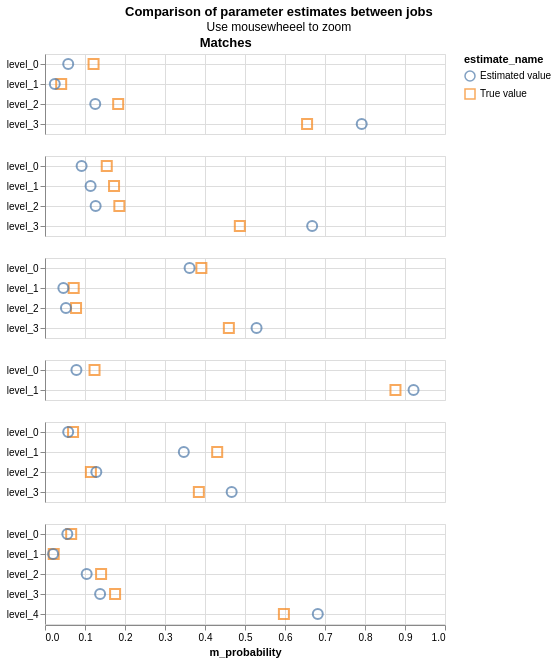

The specification (Vega-Lite) saved for this image:
### Vega-Lite specification from a JSON file in a GitHub repository (floating-point values rounded to 4 significant figures)
{"config": {"view": {"continuousWidth": 400, "continuousHeight": 300}, "title": {"anchor": "middle"}}, "hconcat": [{"mark": {"type": "point", "filled": false, "opacity": 0.7, "size": 100}, "encoding": {"color": {"type": "nominal", "field": "estimate_name"}, "row": {"type": "nominal", "field": "column_name", "header": {"labels": false}, "sort": {"field": "gamma_index"}, "title": null}, "shape": {"type": "nominal", "field": "estimate_name", "scale": {"range": ["circle", "square", "triangle", "diamond", "cross"]}}, "tooltip": [{"type": "nominal", "field": "column_name"}, {"type": "nominal", "field": "estimate_name"}, {"type": "quantitative", "field": "m_probability"}, {"type": "quantitative", "field": "u_probability"}], "x": {"type": "quantitative", "field": "m_probability", "scale": {"domain": [0, 1]}}, "y": {"type": "nominal", "axis": {"grid": true, "title": null}, "field": "level_name"}}, "resolve": {"scale": {"y": "independent"}}, "selection": {"selector076": {"type": "interval", "bind": "scales", "encodings": ["x", "y"]}}, "title": "Matches", "transform": [{"filter": "(datum.gamma_index !== 1000001)"}]}], "data": {"name": "data-ee2416515a4832f1bd30193c5ad65c6c"}, "title": {"text": "Comparison of parameter estimates between jobs", "subtitle": "Use mousewheeel to zoom"}, "$schema": "https://vega.github.io/schema/vega-lite/v4.8.1.json", "datasets": {"data-ee2416515a4832f1bd30193c5ad65c6c": [{"m_probability": 0.1214, "u_probability": 0.982, "bayes_factor": 0.1236, "log2_bayes_factor": -3.016, "gamma_column_name": "gamma_surname_std", "level_name": "level_0", "gamma_index": 0, "column_name": "surname_std", "max_gamma_index": 3, "num_levels": 4, "level_proportion": null, "estimate_name": "True value"}, {"m_probability": 0.04047, "u_probability": 0.01664, "bayes_factor": 2.432, "log2_bayes_factor": 1.282, "gamma_column_name": "gamma_surname_std", "level_name": "level_1", "gamma_index": 1, "column_name": "surname_std", "max_gamma_index": 3, "num_levels": 4, "level_proportion": null, "estimate_name": "True value"}, {"m_probability": 0.1829, "u_probability": 0.0008705, "bayes_factor": 210.2, "log2_bayes_factor": 7.715, "gamma_column_name": "gamma_surname_std", "level_name": "level_2", "gamma_index": 2, "column_name": "surname_std", "max_gamma_index": 3, "num_levels": 4, "level_proportion": null, "estimate_name": "True value"}, {"m_probability": 0.6552, "u_probability": 0.0004708, "bayes_factor": 1392.0, "log2_bayes_factor": 10.44, "gamma_column_name": "gamma_surname_std", "level_name": "level_3", "gamma_index": 3, "column_name": "surname_std", "max_gamma_index": 3, "num_levels": 4, "level_proportion": null, "estimate_name": "True value"}, {"m_probability": 0.05805, "u_probability": 0.9821, "bayes_factor": 0.0591, "log2_bayes_factor": -4.081, "gamma_column_name": "gamma_surname_std", "level_name": "level_0", "gamma_index": 0, "column_name": "surname_std", "max_gamma_index": 3, "num_levels": 4, "level_proportion": null, "estimate_name": "Estimated value"}, {"m_probability": 0.0245, "u_probability": 0.01654, "bayes_factor": 1.481, "log2_bayes_factor": 0.567, "gamma_column_name": "gamma_surname_std", "level_name": "level_1", "gamma_index": 1, "column_name": "surname_std", "max_gamma_index": 3, "num_levels": 4, "level_proportion": null, "estimate_name": "Estimated value"}, {"m_probability": 0.1256, "u_probability": 0.0008672, "bayes_factor": 144.9, "log2_bayes_factor": 7.179, "gamma_column_name": "gamma_surname_std", "level_name": "level_2", "gamma_index": 2, "column_name": "surname_std", "max_gamma_index": 3, "num_levels": 4, "level_proportion": null, "estimate_name": "Estimated value"}, {"m_probability": 0.7918, "u_probability": 0.0004824, "bayes_factor": 1642.0, "log2_bayes_factor": 10.68, "gamma_column_name": "gamma_surname_std", "level_name": "level_3", "gamma_index": 3, "column_name": "surname_std", "max_gamma_index": 3, "num_levels": 4, "level_proportion": null, "estimate_name": "Estimated value"}, {"m_probability": 0.1544, "u_probability": 0.9685, "bayes_factor": 0.1594, "log2_bayes_factor": -2.649, "gamma_column_name": "gamma_forename1_std", "level_name": "level_0", "gamma_index": 0, "column_name": "forename1_std", "max_gamma_index": 3, "num_levels": 4, "level_proportion": null, "estimate_name": "True value"}, {"m_probability": 0.1726, "u_probability": 0.02407, "bayes_factor": 7.17, "log2_bayes_factor": 2.842, "gamma_column_name": "gamma_forename1_std", "level_name": "level_1", "gamma_index": 1, "column_name": "forename1_std", "max_gamma_index": 3, "num_levels": 4, "level_proportion": null, "estimate_name": "True value"}, {"m_probability": 0.1859, "u_probability": 0.002667, "bayes_factor": 69.69, "log2_bayes_factor": 6.123, "gamma_column_name": "gamma_forename1_std", "level_name": "level_2", "gamma_index": 2, "column_name": "forename1_std", "max_gamma_index": 3, "num_levels": 4, "level_proportion": null, "estimate_name": "True value"}, {"m_probability": 0.4871, "u_probability": 0.00473, "bayes_factor": 103.0, "log2_bayes_factor": 6.686, "gamma_column_name": "gamma_forename1_std", "level_name": "level_3", "gamma_index": 3, "column_name": "forename1_std", "max_gamma_index": 3, "num_levels": 4, "level_proportion": null, "estimate_name": "True value"}, {"m_probability": 0.09154, "u_probability": 0.9699, "bayes_factor": 0.09438, "log2_bayes_factor": -3.405, "gamma_column_name": "gamma_forename1_std", "level_name": "level_0", "gamma_index": 0, "column_name": "forename1_std", "max_gamma_index": 3, "num_levels": 4, "level_proportion": null, "estimate_name": "Estimated value"}, {"m_probability": 0.114, "u_probability": 0.02293, "bayes_factor": 4.969, "log2_bayes_factor": 2.313, "gamma_column_name": "gamma_forename1_std", "level_name": "level_1", "gamma_index": 1, "column_name": "forename1_std", "max_gamma_index": 3, "num_levels": 4, "level_proportion": null, "estimate_name": "Estimated value"}, {"m_probability": 0.1266, "u_probability": 0.00252, "bayes_factor": 50.25, "log2_bayes_factor": 5.651, "gamma_column_name": "gamma_forename1_std", "level_name": "level_2", "gamma_index": 2, "column_name": "forename1_std", "max_gamma_index": 3, "num_levels": 4, "level_proportion": null, "estimate_name": "Estimated value"}, {"m_probability": 0.6679, "u_probability": 0.00464, "bayes_factor": 143.9, "log2_bayes_factor": 7.169, "gamma_column_name": "gamma_forename1_std", "level_name": "level_3", "gamma_index": 3, "column_name": "forename1_std", "max_gamma_index": 3, "num_levels": 4, "level_proportion": null, "estimate_name": "Estimated value"}, {"m_probability": 0.391, "u_probability": 0.9731, "bayes_factor": 0.4017, "log2_bayes_factor": -1.316, "gamma_column_name": "gamma_forename2_std", "level_name": "level_0", "gamma_index": 0, "column_name": "forename2_std", "max_gamma_index": 3, "num_levels": 4, "level_proportion": null, "estimate_name": "True value"}, {"m_probability": 0.07177, "u_probability": 0.02327, "bayes_factor": 3.084, "log2_bayes_factor": 1.625, "gamma_column_name": "gamma_forename2_std", "level_name": "level_1", "gamma_index": 1, "column_name": "forename2_std", "max_gamma_index": 3, "num_levels": 4, "level_proportion": null, "estimate_name": "True value"}, {"m_probability": 0.07763, "u_probability": 0.001187, "bayes_factor": 65.43, "log2_bayes_factor": 6.032, "gamma_column_name": "gamma_forename2_std", "level_name": "level_2", "gamma_index": 2, "column_name": "forename2_std", "max_gamma_index": 3, "num_levels": 4, "level_proportion": null, "estimate_name": "True value"}, {"m_probability": 0.4596, "u_probability": 0.002409, "bayes_factor": 190.8, "log2_bayes_factor": 7.576, "gamma_column_name": "gamma_forename2_std", "level_name": "level_3", "gamma_index": 3, "column_name": "forename2_std", "max_gamma_index": 3, "num_levels": 4, "level_proportion": null, "estimate_name": "True value"}, {"m_probability": 0.3615, "u_probability": 0.9734, "bayes_factor": 0.3714, "log2_bayes_factor": -1.429, "gamma_column_name": "gamma_forename2_std", "level_name": "level_0", "gamma_index": 0, "column_name": "forename2_std", "max_gamma_index": 3, "num_levels": 4, "level_proportion": null, "estimate_name": "Estimated value"}, {"m_probability": 0.04589, "u_probability": 0.02267, "bayes_factor": 2.025, "log2_bayes_factor": 1.018, "gamma_column_name": "gamma_forename2_std", "level_name": "level_1", "gamma_index": 1, "column_name": "forename2_std", "max_gamma_index": 3, "num_levels": 4, "level_proportion": null, "estimate_name": "Estimated value"}, {"m_probability": 0.05236, "u_probability": 0.001417, "bayes_factor": 36.95, "log2_bayes_factor": 5.207, "gamma_column_name": "gamma_forename2_std", "level_name": "level_2", "gamma_index": 2, "column_name": "forename2_std", "max_gamma_index": 3, "num_levels": 4, "level_proportion": null, "estimate_name": "Estimated value"}, {"m_probability": 0.5289, "u_probability": 0.00256, "bayes_factor": 206.6, "log2_bayes_factor": 7.691, "gamma_column_name": "gamma_forename2_std", "level_name": "level_3", "gamma_index": 3, "column_name": "forename2_std", "max_gamma_index": 3, "num_levels": 4, "level_proportion": null, "estimate_name": "Estimated value"}, {"m_probability": 0.1238, "u_probability": 0.9614, "bayes_factor": 0.1288, "log2_bayes_factor": -2.957, "gamma_column_name": "gamma_occupation", "level_name": "level_0", "gamma_index": 0, "column_name": "occupation", "max_gamma_index": 1, "num_levels": 2, "level_proportion": null, "estimate_name": "True value"}, {"m_probability": 0.8762, "u_probability": 0.03861, "bayes_factor": 22.69, "log2_bayes_factor": 4.504, "gamma_column_name": "gamma_occupation", "level_name": "level_1", "gamma_index": 1, "column_name": "occupation", "max_gamma_index": 1, "num_levels": 2, "level_proportion": null, "estimate_name": "True value"}, {"m_probability": 0.07854, "u_probability": 0.9598, "bayes_factor": 0.08183, "log2_bayes_factor": -3.611, "gamma_column_name": "gamma_occupation", "level_name": "level_0", "gamma_index": 0, "column_name": "occupation", "max_gamma_index": 1, "num_levels": 2, "level_proportion": null, "estimate_name": "Estimated value"}, {"m_probability": 0.9214, "u_probability": 0.04019, "bayes_factor": 22.93, "log2_bayes_factor": 4.519, "gamma_column_name": "gamma_occupation", "level_name": "level_1", "gamma_index": 1, "column_name": "occupation", "max_gamma_index": 1, "num_levels": 2, "level_proportion": null, "estimate_name": "Estimated value"}, {"m_probability": 0.07015, "u_probability": 0.9951, "bayes_factor": 0.0705, "log2_bayes_factor": -3.826, "gamma_column_name": "gamma_dob", "level_name": "level_0", "gamma_index": 0, "column_name": "dob", "max_gamma_index": 3, "num_levels": 4, "level_proportion": null, "estimate_name": "True value"}, {"m_probability": 0.4305, "u_probability": 0.004511, "bayes_factor": 95.42, "log2_bayes_factor": 6.576, "gamma_column_name": "gamma_dob", "level_name": "level_1", "gamma_index": 1, "column_name": "dob", "max_gamma_index": 3, "num_levels": 4, "level_proportion": null, "estimate_name": "True value"}, {"m_probability": 0.1147, "u_probability": 0.0003354, "bayes_factor": 342.0, "log2_bayes_factor": 8.418, "gamma_column_name": "gamma_dob", "level_name": "level_2", "gamma_index": 2, "column_name": "dob", "max_gamma_index": 3, "num_levels": 4, "level_proportion": null, "estimate_name": "True value"}, {"m_probability": 0.3846, "u_probability": 1.931e-05, "bayes_factor": 19910.0, "log2_bayes_factor": 14.28, "gamma_column_name": "gamma_dob", "level_name": "level_3", "gamma_index": 3, "column_name": "dob", "max_gamma_index": 3, "num_levels": 4, "level_proportion": null, "estimate_name": "True value"}, {"m_probability": 0.05798, "u_probability": 0.995, "bayes_factor": 0.05827, "log2_bayes_factor": -4.101, "gamma_column_name": "gamma_dob", "level_name": "level_0", "gamma_index": 0, "column_name": "dob", "max_gamma_index": 3, "num_levels": 4, "level_proportion": null, "estimate_name": "Estimated value"}, {"m_probability": 0.347, "u_probability": 0.004637, "bayes_factor": 74.84, "log2_bayes_factor": 6.226, "gamma_column_name": "gamma_dob", "level_name": "level_1", "gamma_index": 1, "column_name": "dob", "max_gamma_index": 3, "num_levels": 4, "level_proportion": null, "estimate_name": "Estimated value"}, {"m_probability": 0.1283, "u_probability": 0.0003429, "bayes_factor": 374.2, "log2_bayes_factor": 8.548, "gamma_column_name": "gamma_dob", "level_name": "level_2", "gamma_index": 2, "column_name": "dob", "max_gamma_index": 3, "num_levels": 4, "level_proportion": null, "estimate_name": "Estimated value"}, {"m_probability": 0.4666, "u_probability": 1.821e-05, "bayes_factor": 25620.0, "log2_bayes_factor": 14.64, "gamma_column_name": "gamma_dob", "level_name": "level_3", "gamma_index": 3, "column_name": "dob", "max_gamma_index": 3, "num_levels": 4, "level_proportion": null, "estimate_name": "Estimated value"}, {"m_probability": 0.06546, "u_probability": 0.6907, "bayes_factor": 0.09478, "log2_bayes_factor": -3.399, "gamma_column_name": "gamma_postcode", "level_name": "level_0", "gamma_index": 0, "column_name": "postcode", "max_gamma_index": 4, "num_levels": 5, "level_proportion": null, "estimate_name": "True value"}, {"m_probability": 0.02185, "u_probability": 0.2221, "bayes_factor": 0.09839, "log2_bayes_factor": -3.345, "gamma_column_name": "gamma_postcode", "level_name": "level_1", "gamma_index": 1, "column_name": "postcode", "max_gamma_index": 4, "num_levels": 5, "level_proportion": null, "estimate_name": "True value"}, {"m_probability": 0.1402, "u_probability": 0.07897, "bayes_factor": 1.776, "log2_bayes_factor": 0.8284, "gamma_column_name": "gamma_postcode", "level_name": "level_2", "gamma_index": 2, "column_name": "postcode", "max_gamma_index": 4, "num_levels": 5, "level_proportion": null, "estimate_name": "True value"}, {"m_probability": 0.1752, "u_probability": 0.008187, "bayes_factor": 21.4, "log2_bayes_factor": 4.42, "gamma_column_name": "gamma_postcode", "level_name": "level_3", "gamma_index": 3, "column_name": "postcode", "max_gamma_index": 4, "num_levels": 5, "level_proportion": null, "estimate_name": "True value"}, {"m_probability": 0.5972, "u_probability": 1.968e-05, "bayes_factor": 30350.0, "log2_bayes_factor": 14.89, "gamma_column_name": "gamma_postcode", "level_name": "level_4", "gamma_index": 4, "column_name": "postcode", "max_gamma_index": 4, "num_levels": 5, "level_proportion": null, "estimate_name": "True value"}, {"m_probability": 0.05581, "u_probability": 0.6837, "bayes_factor": 0.08164, "log2_bayes_factor": -3.615, "gamma_column_name": "gamma_postcode", "level_name": "level_0", "gamma_index": 0, "column_name": "postcode", "max_gamma_index": 4, "num_levels": 5, "level_proportion": null, "estimate_name": "Estimated value"}, {"m_probability": 0.02025, "u_probability": 0.2274, "bayes_factor": 0.08907, "log2_bayes_factor": -3.489, "gamma_column_name": "gamma_postcode", "level_name": "level_1", "gamma_index": 1, "column_name": "postcode", "max_gamma_index": 4, "num_levels": 5, "level_proportion": null, "estimate_name": "Estimated value"}, {"m_probability": 0.1042, "u_probability": 0.08096, "bayes_factor": 1.287, "log2_bayes_factor": 0.3639, "gamma_column_name": "gamma_postcode", "level_name": "level_2", "gamma_index": 2, "column_name": "postcode", "max_gamma_index": 4, "num_levels": 5, "level_proportion": null, "estimate_name": "Estimated value"}, {"m_probability": 0.1378, "u_probability": 0.007964, "bayes_factor": 17.3, "log2_bayes_factor": 4.113, "gamma_column_name": "gamma_postcode", "level_name": "level_3", "gamma_index": 3, "column_name": "postcode", "max_gamma_index": 4, "num_levels": 5, "level_proportion": null, "estimate_name": "Estimated value"}, {"m_probability": 0.682, "u_probability": 1.531e-05, "bayes_factor": 44550.0, "log2_bayes_factor": 15.44, "gamma_column_name": "gamma_postcode", "level_name": "level_4", "gamma_index": 4, "column_name": "postcode", "max_gamma_index": 4, "num_levels": 5, "level_proportion": null, "estimate_name": "Estimated value"}]}}
